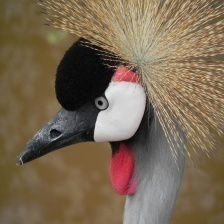
#> input picture RSA ALGORITHM AND IMAGES/1.png, 224 x 224 px, found by its file name
$ jupyter execute RSA.ipynb   (shell and % lines are left out)
#> lines starting #> are read from the running program, lines starting #| are printed output that depends on the picture
Bird Dataset: https://www.kaggle.com/datasets/gpiosenka/100-bird-species

## **IMPORTING THE LIBRARIES**

1. cv2 to use computer vision fundamentals in out project.
2. numpy offers comprehensive mathematical functions that can be used in the project.
3. In google colab the notebook often crashes if we use imshow to display images. So we have to import it from "google.colab.patches".
4. matplotlib to perform plotings and any visual analysis if required.
5. "%matplotlib inline" is like a magical statement. This creates a png image of the figure and outputs the image in the display.

[cell 1]
# LIBRARIES
import cv2
import random
from PIL import Image
import numpy as np
from google.colab.patches import cv2_imshow
import matplotlib.pyplot as plt
from random import randrange, getrandbits

[cell 2]
# PATHS AND DIRECTORIES
path = '/content/drive/MyDrive/CAPSTONE/Project/RSA Algorithm/'
name = '1'
extension = '.png'

## **THE ORIGINAL IMAGE**

[cell 3]
# VISUALISING THE ORIGINAL IMAGE
original_image = cv2.imread(path+name+extension)
#> original_image is the input picture: shape (224, 224, 3); mean B, G, R 83, 105.5, 122.8
cv2_imshow(original_image)

[cell 4]
# Histogram of Original Image
plt.hist(original_image.ravel(), bins=256, range=(0.0, 256.0), fc='k', ec='k');
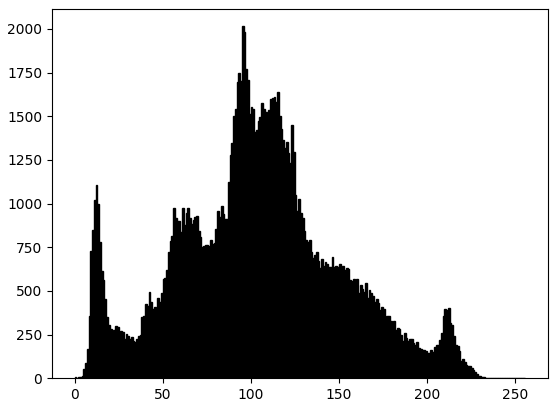
#> figure drawn by matplotlib, 1 panel; tallest bar 2016 high, from x = 95 to 96

## **THE RSA ALGORITHM**

RSA algorithm is an asymmetric cryptography algorithm. Asymmetric actually means that it works on two different keys i.e. Public Key and Private Key. As the name describes that the Public Key is given to everyone and the Private key is kept private.

The idea of RSA is based on the fact that it is difficult to factorize a large integer. The public key consists of two numbers where one number is a multiplication of two large prime numbers. And private key is also derived from the same two prime numbers. So if somebody can factorize the large number, the private key is compromised. Therefore encryption strength totally lies on the key size and if we double or triple the key size, the strength of encryption increases exponentially. RSA keys can be typically 1024 or 2048 bits long, but experts believe that 1024-bit keys could be broken in the near future. But till now it seems to be an infeasible task.

We will now perform the RSA on a random image step by step and see the results we obtain:

## **FUNCTIONS IMPLEMENTING RSA ALGORITHM**

[cell 5]
# Function to get image matrix
def getImageMatrix_gray(imageName):
    im = Image.open(imageName, mode='r').convert('LA')
    color=1
    pix = im.load()
    image_size = im.size
    image_matrix = []
    for width in range(int(image_size[0])):
        row = []
        for height in range(int(image_size[1])):
                row.append((pix[width,height]))
        image_matrix.append(row)
    return image_matrix, image_size, color

[cell 6]
# Function to get Power
def power(a,d,n):
  ans=1;
  while d!=0:
    if d%2==1:
      ans = ((ans%n)*(a%n))%n
    a=((a%n)*(a%n))%n
    d>>=1
  return ans;

[cell 7]
# Function for Miller Rabin Primality Test
def MillerRabinPrimalityTest(N,d):
  a = randrange(2,N-1)
  x = power(a,d,N);
  if x==1 or x==N-1:
    return True;
  else:
    while(d!=N-1):
      x=((x%N)*(x%N))%N;
      if x==1:
        return False;
      if x==N-1:
        return True;
      d<<=1;
  return False;

[cell 8]
# Checking whether the number is Prime
def is_prime(N,K):
  if N==3 or N==2:
    return True;
  if N<=1 or N%2==0:
    return False;

  #Find d such that d*(2^r)=X-1
  d=N-1
  while d%2!=0:
    d/=2;

  for _ in range(K):
    if not MillerRabinPrimalityTest(N,d):
      return False;
  return True;

[cell 9]
# Function for Generating Prime Candidate
def generate_prime_candidate(length):
  p = getrandbits(length)
  """Now we will apply a mask to set MSB and LSB to 1.
     We are making the MSB 1 to ensure a number of 1024 bits.
     We are making the LSB 1 to ensure that the number is odd."""
  p|=(1<<length-1)|1
  return p;

[cell 10]
# Function to Generate The Prime Numbers
def generate_prime_number(length):
#> called with length = 5
  A=4
  while not is_prime(A,128):
      A = generate_prime_candidate(length)
  return A

length=5
P=generate_prime_number(length)
Q=generate_prime_number(length)

P,Q

## **THE MATHEMATICS OF RSA**

[cell 11]
# EULER TOTIENT
N=P*Q
eulerTotient=(P-1)*(Q-1)
N,eulerTotient

[cell 12]
# FIND E WHERE GCD(E, EULER TOTIENT) = 1
def GCD(a,b):
  if a==0:
    return b;
  return GCD(b%a,a)

E=generate_prime_number(4)
while GCD(E,eulerTotient)!=1:
  E=generate_prime_number(4)
print(E)

[cell 13]
# Find D such that (DxE)mod(eulerTotient) = 1. For this we will use the Extended Euclidean Algorithm.
def extended_euclidean_algo(E,eulerTotient):
#> called with E = 13, eulerTotient = 288
  a1,a2,b1,b2,d1,d2=1,0,0,1,eulerTotient,E

  while d2!=1:
      k=(d1//d2)            # finding k

      temp=a2
      a2=a1-(a2*k)
      a1=temp               # finding a

      temp=b2
      b2=b1-(b2*k)
      b1=temp               # finding b

      temp=d2
      d2=d1-(d2*k)
      d1=temp               # finding d

      D=b2

  if D>eulerTotient:
    D=D%eulerTotient
  elif D<0:
    D=D+eulerTotient

  return D


D=extended_euclidean_algo(E, eulerTotient)
D

[cell 14]
row,col = original_image.shape[0],original_image.shape[1]
#> row = 224; col = 224
enc = [[0 for x in range(3000)] for y in range(3000)]

## **ENCRYPTION**

[cell 15]
# ENCRYPTING THE ORIGINAL IMAGE
for i in range(0,row):
  for j in range(0, col):
    r,g,b=original_image[i,j]
    C1 = power(r,E,N)
    C2 = power(g,E,N)
    C3 = power(b,E,N)
    enc[i][j]=[C1,C2,C3]
    C1=C1%256
    C2=C1%256
    C3=C3%256
    original_image[i,j]=[C1,C2,C3]
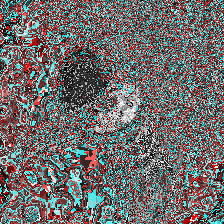
#> original_image: shape (224, 224, 3); mean B, G, R 107.9, 107.9, 111

cv2_imshow(original_image)

data=Image.fromarray(original_image)
data.save(path+"Encrypted_"+name+extension)

[cell 16]
# HISTOGRAM OF ENCRYPTED IMAGE
plt.hist(original_image.ravel(), bins=256, range=(0.0, 256.0), fc='k', ec='k');
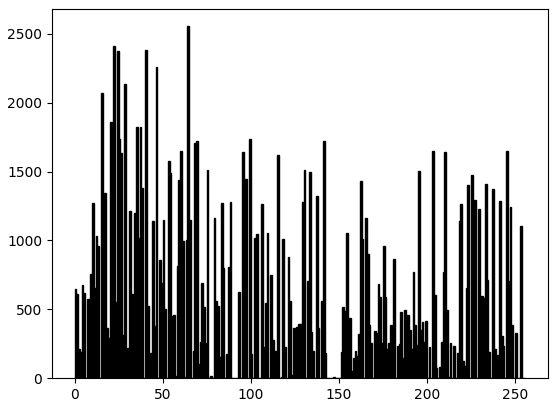
#> figure drawn by matplotlib, 1 panel; tallest bar 2555 high, from x = 64 to 65

## **DECRYPTION**

[cell 17]
# DECRYPTING THE ENCRYPTED IMAGE
for i in range(0,row):
  for j in range(0,col):
    r,g,b=enc[i][j]
    M1=power(r,D,N)%256
    M2=power(g,D,N)%256
    M3=power(b,D,N)%256

    original_image[i,j]=[M1,M2,M3]

cv2_imshow(original_image)

data=Image.fromarray(original_image)
data.save(path+"Decrypted_"+name+extension)

[cell 18]
# Histogram of the decrypted image
plt.hist(original_image.ravel(), bins=256, range=(0.0, 256.0), fc='k', ec='k');

## **ADJACENT PIXEL CORRELATION**

[cell 19]
# Original Image
ImageMatrix,image_size,color = getImageMatrix_gray(path+name+extension)
#> in getImageMatrix_gray, `im = Image.open(imageName, mode='r').convert('LA')`:
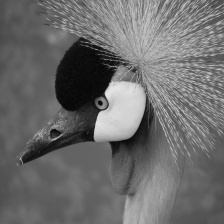
#> im: PIL image 224x224 LA; mean R, G, B, A 108.1, 108.1, 108.1, 255
samples_x = []
samples_y = []
for i in range(1024):
  x = random.randint(0,image_size[0]-2)
  y = random.randint(0,image_size[1]-1)
  samples_x.append(ImageMatrix[x][y])
  samples_y.append(ImageMatrix[x+1][y])
plt.figure(figsize=(10,8))
plt.scatter(samples_x,samples_y,s=2)
plt.title('Adjacent Pixel Autocorrelation - Original Image', fontsize=20)
plt.show()
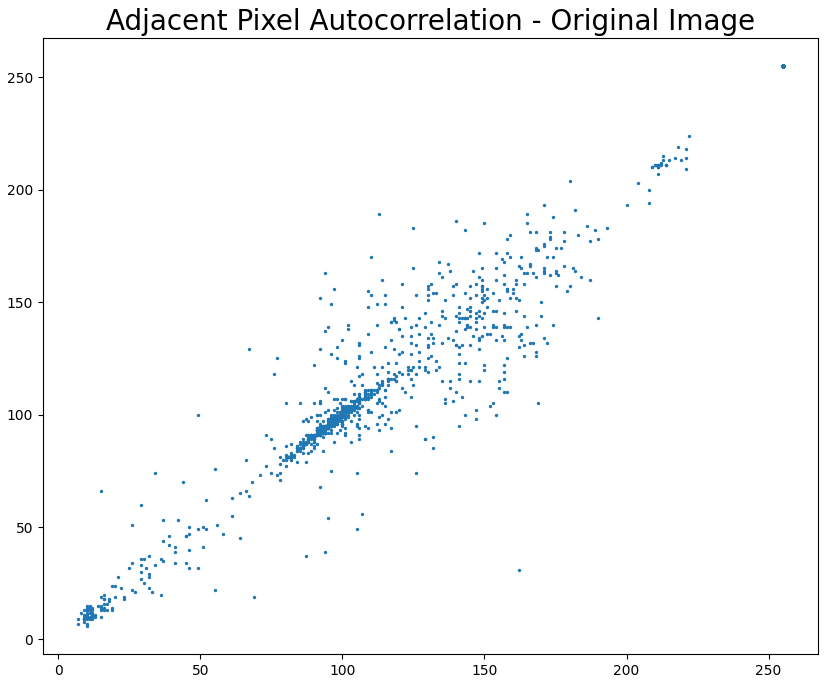
#> figure drawn by matplotlib, 1 panel

[cell 20]
# Encrypted Image
ImageMatrix,image_size,color = getImageMatrix_gray(path+"Encrypted_"+name+extension)
#> in getImageMatrix_gray (call 2), `im = Image.open(imageName, mode='r').convert('LA')`:
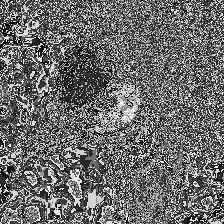
#> im: PIL image 224x224 LA; mean R, G, B, A 108.3, 108.3, 108.3, 255
samples_x = []
samples_y = []
for i in range(1024):
  x = random.randint(0,image_size[0]-2)
  y = random.randint(0,image_size[1]-1)
  samples_x.append(ImageMatrix[x][y])
  samples_y.append(ImageMatrix[x+1][y])
plt.figure(figsize=(10,8))
plt.scatter(samples_x,samples_y,s=2)
plt.title('Adjacent Pixel Autocorrelation - Encrypted Image', fontsize=20)
plt.show()
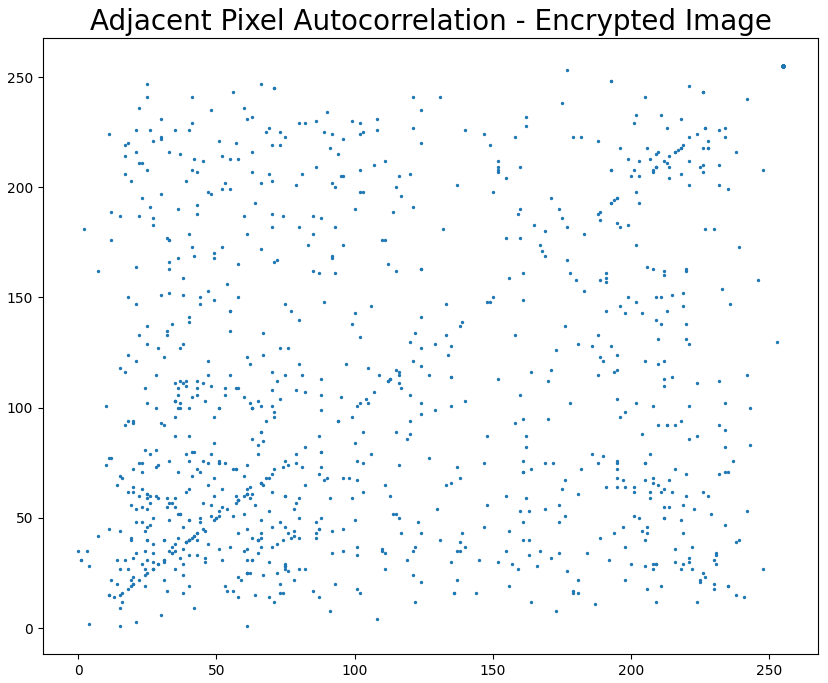
#> figure drawn by matplotlib, 1 panel

[cell 21]
# Decrypted Image
ImageMatrix,image_size,color = getImageMatrix_gray(path+"Decrypted_"+name+extension)
samples_x = []
samples_y = []
for i in range(1024):
  x = random.randint(0,image_size[0]-2)
  y = random.randint(0,image_size[1]-1)
  samples_x.append(ImageMatrix[x][y])
  samples_y.append(ImageMatrix[x+1][y])
plt.figure(figsize=(10,8))
plt.scatter(samples_x,samples_y,s=2)
plt.title('Adjacent Pixel Autocorrelation - Decrypted Image', fontsize=20)
plt.show()
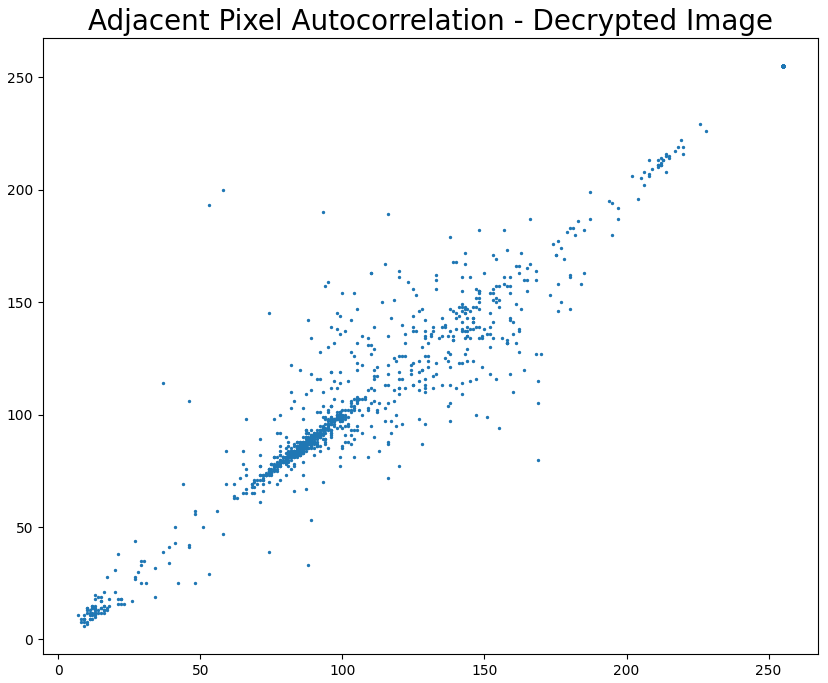
#> figure drawn by matplotlib, 1 panel

## **CALCULATING THE CORRELATION COEFFICIENT**

[cell 22]
from numpy import asarray

[cell 23]
original_image_array = cv2.imread(path + name + extension)
original_image_array = asarray(original_image_array)
original_image_array = original_image_array.reshape(-1)

[cell 24]
encrypted_image_array = cv2.imread(path + "Encrypted_" + name + extension)
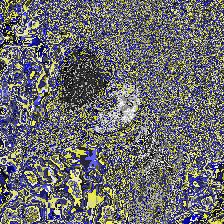
#> encrypted_image_array: shape (224, 224, 3); mean B, G, R 111, 107.9, 107.9
encrypted_image_array = asarray(encrypted_image_array)
encrypted_image_array = encrypted_image_array.reshape(-1)

[cell 25]
decrypted_image_array = cv2.imread(path + "Decrypted_" + name + extension)
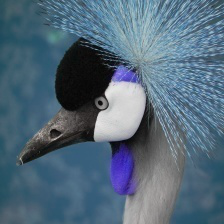
#> decrypted_image_array: shape (224, 224, 3); mean B, G, R 122.8, 105.5, 83
decrypted_image_array = asarray(decrypted_image_array)
decrypted_image_array = decrypted_image_array.reshape(-1)

[cell 26]
# Original vs Encrypted Correlation coefficient
np.corrcoef(original_image_array, encrypted_image_array)
#> Out = [[1, 0.081], [0.081, 1]]

[cell 27]
# Original vs Decrypted Correlation coefficient
np.corrcoef(original_image_array, decrypted_image_array)
#> Out = [[1, 0.662], [0.662, 1]]
